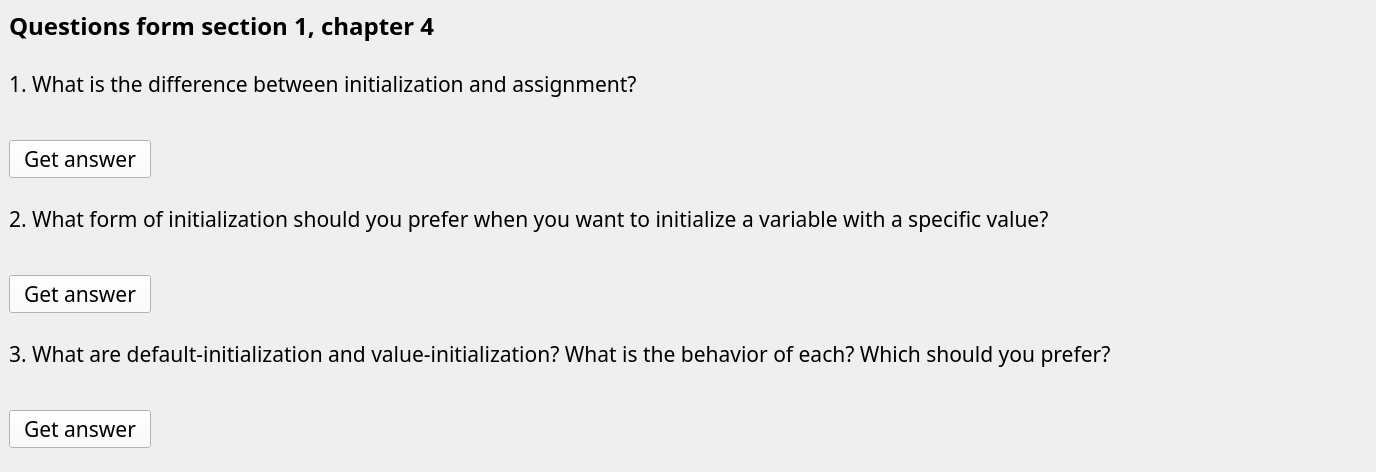
<?xml version="1.0" encoding="UTF-8"?>
<ui version="4.0">
 <class>MainWindow</class>
 <widget class="QMainWindow" name="MainWindow">
  <property name="geometry">
   <rect>
    <x>0</x>
    <y>0</y>
    <width>1376</width>
    <height>469</height>
   </rect>
  </property>
  <property name="sizePolicy">
   <sizepolicy hsizetype="Maximum" vsizetype="Preferred">
    <horstretch>0</horstretch>
    <verstretch>0</verstretch>
   </sizepolicy>
  </property>
  <property name="font">
   <font>
    <family>Ubuntu Sans Mono</family>
    <pointsize>16</pointsize>
    <bold>false</bold>
   </font>
  </property>
  <property name="windowTitle">
   <string>MainWindow</string>
  </property>
  <property name="styleSheet">
   <string notr="true"/>
  </property>
  <widget class="QWidget" name="centralwidget">
   <property name="palette">
    <palette>
     <active>
      <colorrole role="WindowText">
       <brush brushstyle="SolidPattern">
        <color alpha="255">
         <red>0</red>
         <green>0</green>
         <blue>0</blue>
        </color>
       </brush>
      </colorrole>
      <colorrole role="Button">
       <brush brushstyle="SolidPattern">
        <color alpha="255">
         <red>251</red>
         <green>251</green>
         <blue>251</blue>
        </color>
       </brush>
      </colorrole>
      <colorrole role="Light">
       <brush brushstyle="SolidPattern">
        <color alpha="255">
         <red>255</red>
         <green>255</green>
         <blue>255</blue>
        </color>
       </brush>
      </colorrole>
      <colorrole role="Midlight">
       <brush brushstyle="SolidPattern">
        <color alpha="255">
         <red>253</red>
         <green>253</green>
         <blue>253</blue>
        </color>
       </brush>
      </colorrole>
      <colorrole role="Dark">
       <brush brushstyle="SolidPattern">
        <color alpha="255">
         <red>125</red>
         <green>125</green>
         <blue>125</blue>
        </color>
       </brush>
      </colorrole>
      <colorrole role="Mid">
       <brush brushstyle="SolidPattern">
        <color alpha="255">
         <red>167</red>
         <green>167</green>
         <blue>167</blue>
        </color>
       </brush>
      </colorrole>
      <colorrole role="Text">
       <brush brushstyle="SolidPattern">
        <color alpha="255">
         <red>0</red>
         <green>0</green>
         <blue>0</blue>
        </color>
       </brush>
      </colorrole>
      <colorrole role="BrightText">
       <brush brushstyle="SolidPattern">
        <color alpha="255">
         <red>255</red>
         <green>255</green>
         <blue>255</blue>
        </color>
       </brush>
      </colorrole>
      <colorrole role="ButtonText">
       <brush brushstyle="SolidPattern">
        <color alpha="255">
         <red>0</red>
         <green>0</green>
         <blue>0</blue>
        </color>
       </brush>
      </colorrole>
      <colorrole role="Base">
       <brush brushstyle="SolidPattern">
        <color alpha="255">
         <red>255</red>
         <green>255</green>
         <blue>255</blue>
        </color>
       </brush>
      </colorrole>
      <colorrole role="Window">
       <brush brushstyle="SolidPattern">
        <color alpha="255">
         <red>251</red>
         <green>251</green>
         <blue>251</blue>
        </color>
       </brush>
      </colorrole>
      <colorrole role="Shadow">
       <brush brushstyle="SolidPattern">
        <color alpha="255">
         <red>0</red>
         <green>0</green>
         <blue>0</blue>
        </color>
       </brush>
      </colorrole>
      <colorrole role="AlternateBase">
       <brush brushstyle="SolidPattern">
        <color alpha="255">
         <red>253</red>
         <green>253</green>
         <blue>253</blue>
        </color>
       </brush>
      </colorrole>
      <colorrole role="ToolTipBase">
       <brush brushstyle="SolidPattern">
        <color alpha="255">
         <red>255</red>
         <green>255</green>
         <blue>220</blue>
        </color>
       </brush>
      </colorrole>
      <colorrole role="ToolTipText">
       <brush brushstyle="SolidPattern">
        <color alpha="255">
         <red>0</red>
         <green>0</green>
         <blue>0</blue>
        </color>
       </brush>
      </colorrole>
      <colorrole role="PlaceholderText">
       <brush brushstyle="SolidPattern">
        <color alpha="127">
         <red>0</red>
         <green>0</green>
         <blue>0</blue>
        </color>
       </brush>
      </colorrole>
     </active>
     <inactive>
      <colorrole role="WindowText">
       <brush brushstyle="SolidPattern">
        <color alpha="255">
         <red>0</red>
         <green>0</green>
         <blue>0</blue>
        </color>
       </brush>
      </colorrole>
      <colorrole role="Button">
       <brush brushstyle="SolidPattern">
        <color alpha="255">
         <red>251</red>
         <green>251</green>
         <blue>251</blue>
        </color>
       </brush>
      </colorrole>
      <colorrole role="Light">
       <brush brushstyle="SolidPattern">
        <color alpha="255">
         <red>255</red>
         <green>255</green>
         <blue>255</blue>
        </color>
       </brush>
      </colorrole>
      <colorrole role="Midlight">
       <brush brushstyle="SolidPattern">
        <color alpha="255">
         <red>253</red>
         <green>253</green>
         <blue>253</blue>
        </color>
       </brush>
      </colorrole>
      <colorrole role="Dark">
       <brush brushstyle="SolidPattern">
        <color alpha="255">
         <red>125</red>
         <green>125</green>
         <blue>125</blue>
        </color>
       </brush>
      </colorrole>
      <colorrole role="Mid">
       <brush brushstyle="SolidPattern">
        <color alpha="255">
         <red>167</red>
         <green>167</green>
         <blue>167</blue>
        </color>
       </brush>
      </colorrole>
      <colorrole role="Text">
       <brush brushstyle="SolidPattern">
        <color alpha="255">
         <red>0</red>
         <green>0</green>
         <blue>0</blue>
        </color>
       </brush>
      </colorrole>
      <colorrole role="BrightText">
       <brush brushstyle="SolidPattern">
        <color alpha="255">
         <red>255</red>
         <green>255</green>
         <blue>255</blue>
        </color>
       </brush>
      </colorrole>
      <colorrole role="ButtonText">
       <brush brushstyle="SolidPattern">
        <color alpha="255">
         <red>0</red>
         <green>0</green>
         <blue>0</blue>
        </color>
       </brush>
      </colorrole>
      <colorrole role="Base">
       <brush brushstyle="SolidPattern">
        <color alpha="255">
         <red>255</red>
         <green>255</green>
         <blue>255</blue>
        </color>
       </brush>
      </colorrole>
      <colorrole role="Window">
       <brush brushstyle="SolidPattern">
        <color alpha="255">
         <red>251</red>
         <green>251</green>
         <blue>251</blue>
        </color>
       </brush>
      </colorrole>
      <colorrole role="Shadow">
       <brush brushstyle="SolidPattern">
        <color alpha="255">
         <red>0</red>
         <green>0</green>
         <blue>0</blue>
        </color>
       </brush>
      </colorrole>
      <colorrole role="AlternateBase">
       <brush brushstyle="SolidPattern">
        <color alpha="255">
         <red>253</red>
         <green>253</green>
         <blue>253</blue>
        </color>
       </brush>
      </colorrole>
      <colorrole role="ToolTipBase">
       <brush brushstyle="SolidPattern">
        <color alpha="255">
         <red>255</red>
         <green>255</green>
         <blue>220</blue>
        </color>
       </brush>
      </colorrole>
      <colorrole role="ToolTipText">
       <brush brushstyle="SolidPattern">
        <color alpha="255">
         <red>0</red>
         <green>0</green>
         <blue>0</blue>
        </color>
       </brush>
      </colorrole>
      <colorrole role="PlaceholderText">
       <brush brushstyle="SolidPattern">
        <color alpha="127">
         <red>0</red>
         <green>0</green>
         <blue>0</blue>
        </color>
       </brush>
      </colorrole>
     </inactive>
     <disabled>
      <colorrole role="WindowText">
       <brush brushstyle="SolidPattern">
        <color alpha="255">
         <red>125</red>
         <green>125</green>
         <blue>125</blue>
        </color>
       </brush>
      </colorrole>
      <colorrole role="Button">
       <brush brushstyle="SolidPattern">
        <color alpha="255">
         <red>251</red>
         <green>251</green>
         <blue>251</blue>
        </color>
       </brush>
      </colorrole>
      <colorrole role="Light">
       <brush brushstyle="SolidPattern">
        <color alpha="255">
         <red>255</red>
         <green>255</green>
         <blue>255</blue>
        </color>
       </brush>
      </colorrole>
      <colorrole role="Midlight">
       <brush brushstyle="SolidPattern">
        <color alpha="255">
         <red>253</red>
         <green>253</green>
         <blue>253</blue>
        </color>
       </brush>
      </colorrole>
      <colorrole role="Dark">
       <brush brushstyle="SolidPattern">
        <color alpha="255">
         <red>125</red>
         <green>125</green>
         <blue>125</blue>
        </color>
       </brush>
      </colorrole>
      <colorrole role="Mid">
       <brush brushstyle="SolidPattern">
        <color alpha="255">
         <red>167</red>
         <green>167</green>
         <blue>167</blue>
        </color>
       </brush>
      </colorrole>
      <colorrole role="Text">
       <brush brushstyle="SolidPattern">
        <color alpha="255">
         <red>125</red>
         <green>125</green>
         <blue>125</blue>
        </color>
       </brush>
      </colorrole>
      <colorrole role="BrightText">
       <brush brushstyle="SolidPattern">
        <color alpha="255">
         <red>255</red>
         <green>255</green>
         <blue>255</blue>
        </color>
       </brush>
      </colorrole>
      <colorrole role="ButtonText">
       <brush brushstyle="SolidPattern">
        <color alpha="255">
         <red>125</red>
         <green>125</green>
         <blue>125</blue>
        </color>
       </brush>
      </colorrole>
      <colorrole role="Base">
       <brush brushstyle="SolidPattern">
        <color alpha="255">
         <red>251</red>
         <green>251</green>
         <blue>251</blue>
        </color>
       </brush>
      </colorrole>
      <colorrole role="Window">
       <brush brushstyle="SolidPattern">
        <color alpha="255">
         <red>251</red>
         <green>251</green>
         <blue>251</blue>
        </color>
       </brush>
      </colorrole>
      <colorrole role="Shadow">
       <brush brushstyle="SolidPattern">
        <color alpha="255">
         <red>0</red>
         <green>0</green>
         <blue>0</blue>
        </color>
       </brush>
      </colorrole>
      <colorrole role="AlternateBase">
       <brush brushstyle="SolidPattern">
        <color alpha="255">
         <red>251</red>
         <green>251</green>
         <blue>251</blue>
        </color>
       </brush>
      </colorrole>
      <colorrole role="ToolTipBase">
       <brush brushstyle="SolidPattern">
        <color alpha="255">
         <red>255</red>
         <green>255</green>
         <blue>220</blue>
        </color>
       </brush>
      </colorrole>
      <colorrole role="ToolTipText">
       <brush brushstyle="SolidPattern">
        <color alpha="255">
         <red>0</red>
         <green>0</green>
         <blue>0</blue>
        </color>
       </brush>
      </colorrole>
      <colorrole role="PlaceholderText">
       <brush brushstyle="SolidPattern">
        <color alpha="127">
         <red>125</red>
         <green>125</green>
         <blue>125</blue>
        </color>
       </brush>
      </colorrole>
     </disabled>
    </palette>
   </property>
   <layout class="QVBoxLayout" name="verticalLayout_11">
    <item>
     <widget class="QLabel" name="l_questions">
      <property name="sizePolicy">
       <sizepolicy hsizetype="Fixed" vsizetype="Fixed">
        <horstretch>0</horstretch>
        <verstretch>0</verstretch>
       </sizepolicy>
      </property>
      <property name="font">
       <font>
        <family>Ubuntu Sans Mono</family>
        <pointsize>18</pointsize>
        <bold>true</bold>
       </font>
      </property>
      <property name="text">
       <string>Questions form section 1, chapter 4</string>
      </property>
     </widget>
    </item>
    <item>
     <spacer name="verticalSpacer_7">
      <property name="orientation">
       <enum>Qt::Orientation::Vertical</enum>
      </property>
      <property name="sizeType">
       <enum>QSizePolicy::Policy::Fixed</enum>
      </property>
      <property name="sizeHint" stdset="0">
       <size>
        <width>0</width>
        <height>20</height>
       </size>
      </property>
     </spacer>
    </item>
    <item>
     <layout class="QVBoxLayout" name="verticalLayout_10">
      <item>
       <layout class="QVBoxLayout" name="verticalLayout">
        <item>
         <layout class="QHBoxLayout" name="horizontalLayout">
          <item>
           <widget class="QLabel" name="l_diff_question">
            <property name="text">
             <string>1. What is the difference between initialization and assignment?</string>
            </property>
           </widget>
          </item>
         </layout>
        </item>
        <item>
         <widget class="QLabel" name="l_diff_answer">
          <property name="font">
           <font>
            <family>Ubuntu Sans Mono</family>
            <pointsize>16</pointsize>
            <bold>false</bold>
           </font>
          </property>
          <property name="text">
           <string/>
          </property>
         </widget>
        </item>
        <item>
         <widget class="QPushButton" name="pb_diff">
          <property name="sizePolicy">
           <sizepolicy hsizetype="Fixed" vsizetype="Fixed">
            <horstretch>0</horstretch>
            <verstretch>0</verstretch>
           </sizepolicy>
          </property>
          <property name="font">
           <font>
            <family>Ubuntu Sans Mono</family>
            <pointsize>16</pointsize>
            <bold>false</bold>
           </font>
          </property>
          <property name="text">
           <string>  Get answer  </string>
          </property>
         </widget>
        </item>
       </layout>
      </item>
      <item>
       <spacer name="verticalSpacer">
        <property name="orientation">
         <enum>Qt::Orientation::Vertical</enum>
        </property>
        <property name="sizeType">
         <enum>QSizePolicy::Policy::Fixed</enum>
        </property>
        <property name="sizeHint" stdset="0">
         <size>
          <width>20</width>
          <height>20</height>
         </size>
        </property>
       </spacer>
      </item>
      <item>
       <layout class="QVBoxLayout" name="verticalLayout_4">
        <item>
         <layout class="QHBoxLayout" name="horizontalLayout_3">
          <item>
           <widget class="QLabel" name="l_value_question">
            <property name="text">
             <string>2. What form of initialization should you prefer when you want to initialize a variable with a specific value?</string>
            </property>
           </widget>
          </item>
         </layout>
        </item>
        <item>
         <widget class="QLabel" name="l_value_answer">
          <property name="font">
           <font>
            <family>Ubuntu Sans Mono</family>
            <pointsize>16</pointsize>
            <bold>false</bold>
           </font>
          </property>
          <property name="text">
           <string/>
          </property>
         </widget>
        </item>
        <item>
         <widget class="QPushButton" name="pb_value">
          <property name="sizePolicy">
           <sizepolicy hsizetype="Fixed" vsizetype="Fixed">
            <horstretch>0</horstretch>
            <verstretch>0</verstretch>
           </sizepolicy>
          </property>
          <property name="font">
           <font>
            <family>Ubuntu Sans Mono</family>
            <pointsize>16</pointsize>
            <bold>false</bold>
           </font>
          </property>
          <property name="text">
           <string>  Get answer  </string>
          </property>
         </widget>
        </item>
       </layout>
      </item>
      <item>
       <spacer name="verticalSpacer_2">
        <property name="orientation">
         <enum>Qt::Orientation::Vertical</enum>
        </property>
        <property name="sizeType">
         <enum>QSizePolicy::Policy::Fixed</enum>
        </property>
        <property name="sizeHint" stdset="0">
         <size>
          <width>20</width>
          <height>20</height>
         </size>
        </property>
       </spacer>
      </item>
      <item>
       <layout class="QVBoxLayout" name="verticalLayout_5">
        <item>
         <layout class="QHBoxLayout" name="horizontalLayout_4">
          <item>
           <widget class="QLabel" name="l_variants_question">
            <property name="text">
             <string>3. What are default-initialization and value-initialization? What is the behavior of each? Which should you prefer?</string>
            </property>
           </widget>
          </item>
         </layout>
        </item>
        <item>
         <widget class="QLabel" name="l_variants_answer">
          <property name="text">
           <string/>
          </property>
         </widget>
        </item>
        <item>
         <widget class="QPushButton" name="pb_variants">
          <property name="sizePolicy">
           <sizepolicy hsizetype="Fixed" vsizetype="Fixed">
            <horstretch>0</horstretch>
            <verstretch>0</verstretch>
           </sizepolicy>
          </property>
          <property name="font">
           <font>
            <family>Ubuntu Sans Mono</family>
            <pointsize>16</pointsize>
            <bold>false</bold>
           </font>
          </property>
          <property name="text">
           <string>  Get answer  </string>
          </property>
         </widget>
        </item>
       </layout>
      </item>
     </layout>
    </item>
    <item>
     <spacer name="verticalSpacer_5">
      <property name="orientation">
       <enum>Qt::Orientation::Vertical</enum>
      </property>
      <property name="sizeType">
       <enum>QSizePolicy::Policy::Fixed</enum>
      </property>
      <property name="sizeHint" stdset="0">
       <size>
        <width>20</width>
        <height>15</height>
       </size>
      </property>
     </spacer>
    </item>
   </layout>
  </widget>
 </widget>
 <resources/>
 <connections/>
</ui>
